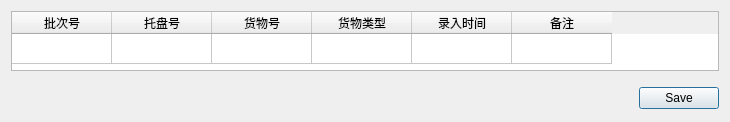
<?xml version="1.0" encoding="UTF-8"?>
<ui version="4.0">
 <class>saveProduct</class>
 <widget class="QDialog" name="saveProduct">
  <property name="geometry">
   <rect>
    <x>0</x>
    <y>0</y>
    <width>730</width>
    <height>122</height>
   </rect>
  </property>
  <property name="windowTitle">
   <string>Dialog</string>
  </property>
  <layout class="QFormLayout" name="formLayout">
   <item row="0" column="0" colspan="2">
    <widget class="QTableWidget" name="tableWidget">
     <property name="minimumSize">
      <size>
       <width>400</width>
       <height>60</height>
      </size>
     </property>
     <property name="maximumSize">
      <size>
       <width>16777215</width>
       <height>60</height>
      </size>
     </property>
     <attribute name="verticalHeaderVisible">
      <bool>false</bool>
     </attribute>
     <row>
      <property name="text">
       <string>1</string>
      </property>
      <property name="textAlignment">
       <set>AlignCenter</set>
      </property>
     </row>
     <column>
      <property name="text">
       <string>批次号</string>
      </property>
     </column>
     <column>
      <property name="text">
       <string>托盘号</string>
      </property>
     </column>
     <column>
      <property name="text">
       <string>货物号</string>
      </property>
     </column>
     <column>
      <property name="text">
       <string>货物类型</string>
      </property>
     </column>
     <column>
      <property name="text">
       <string>录入时间</string>
      </property>
     </column>
     <column>
      <property name="text">
       <string>备注</string>
      </property>
     </column>
     <item row="0" column="0">
      <property name="text">
       <string/>
      </property>
     </item>
     <item row="0" column="1">
      <property name="text">
       <string/>
      </property>
     </item>
     <item row="0" column="2">
      <property name="text">
       <string/>
      </property>
     </item>
     <item row="0" column="3">
      <property name="text">
       <string/>
      </property>
     </item>
     <item row="0" column="5">
      <property name="text">
       <string/>
      </property>
     </item>
    </widget>
   </item>
   <item row="1" column="0" colspan="2">
    <layout class="QHBoxLayout" name="horizontalLayout">
     <property name="topMargin">
      <number>10</number>
     </property>
     <item>
      <spacer name="horizontalSpacer">
       <property name="orientation">
        <enum>Qt::Horizontal</enum>
       </property>
       <property name="sizeHint" stdset="0">
        <size>
         <width>528</width>
         <height>20</height>
        </size>
       </property>
      </spacer>
     </item>
     <item>
      <widget class="QDialogButtonBox" name="buttonBox">
       <property name="orientation">
        <enum>Qt::Horizontal</enum>
       </property>
       <property name="standardButtons">
        <set>QDialogButtonBox::Save</set>
       </property>
      </widget>
     </item>
    </layout>
   </item>
  </layout>
 </widget>
 <resources/>
 <connections>
  <connection>
   <sender>buttonBox</sender>
   <signal>accepted()</signal>
   <receiver>saveProduct</receiver>
   <slot>accept()</slot>
   <hints>
    <hint type="sourcelabel">
     <x>248</x>
     <y>254</y>
    </hint>
    <hint type="destinationlabel">
     <x>157</x>
     <y>274</y>
    </hint>
   </hints>
  </connection>
  <connection>
   <sender>buttonBox</sender>
   <signal>rejected()</signal>
   <receiver>saveProduct</receiver>
   <slot>reject()</slot>
   <hints>
    <hint type="sourcelabel">
     <x>316</x>
     <y>260</y>
    </hint>
    <hint type="destinationlabel">
     <x>286</x>
     <y>274</y>
    </hint>
   </hints>
  </connection>
 </connections>
</ui>
